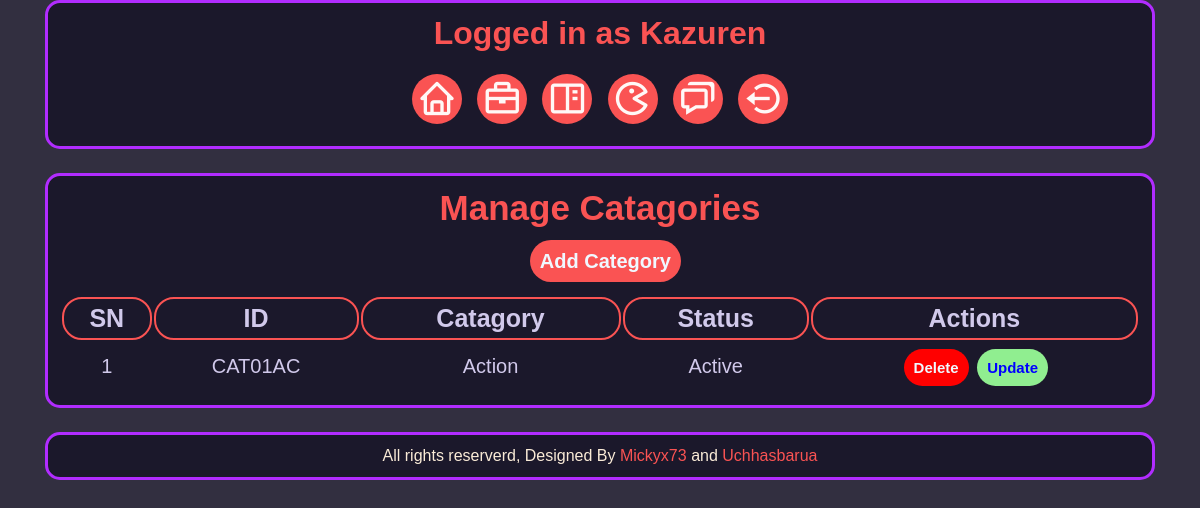
Screenshot of /admin/manage-catagory.php (signed in) with the database file from the repository.
### tables this page shows
CREATE TABLE `catagory` (
  `serial` int(11) NOT NULL,
  `catagory` varchar(100) NOT NULL,
  `cataid` varchar(100) NOT NULL,
  `status` varchar(100) NOT NULL
);

### admin/functions.php (called while the page is built, shortened)
<?php
function check_login($con)
{
	if(isset($_SESSION['user_id']))
	{
		$id = $_SESSION['user_id'];
		$query = "select * from login where id = '$id' limit 1";
		$result = mysqli_query($con,$query);
		if($result && mysqli_num_rows($result) > 0)
		{
			$user_data = mysqli_fetch_assoc($result);
			return $user_data;
		}
	}
	die;
}

### admin/manage-catagory.php (the view, shortened to what this page needs)
<?php
include("connection.php");
include("functions.php");
$user_data = check_login($con);
?>
<html>
<head>
    <link href="https://unpkg.com/boxicons@2.1.2/css/boxicons.min.css" rel="stylesheet" />
    <link rel="stylesheet" href="https://cdn.jsdelivr.net/npm/@fortawesome/fontawesome-free@6.1.2/css/fontawesome.min.css" />
    <link rel="stylesheet" href="../css/admin.css">
</head>
<body>
    <div class="menu text-align-center">
        <div class="wrapper container">
            <div class="Loggedin">
                <h1>Logged in as <?php echo $user_data['username']; ?></h1>
            </div>
            <ul>
                <li><a href="index.php"><i class="bx bx-home"></i></a></li>
                <li><a href="manage-admin.php"><i class='bx bx-briefcase'></i></a></li>
                <li><a href="manage-catagory.php"><i class='bx bx-book-content'></i></a></li>
                <li><a href="manage-games.php"><i class='bx bx-game'></i></a></li>
                <li><a href="requests.php"><i class='bx bx-chat'></i></a></li>
                <li><a href="logout.php"><i class='bx bx-log-out-circle'></i></a></li>
            </ul>
        </div>
    </div>
    <div class="main-content">
        <div class="wrapper container text-align-center">
            <h1><strong>Manage Catagories</strong></h1>
            <a href="add-catagory.php" class="btn-primary red">Add Category</a>
            <table class="tbl-full text-align-center">
                <tr>
                    <th>SN</th>
                    <th>ID</th>
                    <th>Catagory</th>
                    <th>Status</th>
                    <th>Actions</th>
                </tr>
                <?php
                $sql = "SELECT * FROM catagory";
                $res = mysqli_query($con, $sql);
                if ($res == TRUE) {
                    $rows = mysqli_num_rows($res);
                    $sn = 1;
                    if ($rows > 0) {
                        while ($rows = mysqli_fetch_assoc($res)) {
                            $id = $rows['serial'];
                            $catagory = $rows['catagory'];
                            $cataid = $rows['cataid'];
                            $status = $rows['status'];
                ?>
                            <tr>
                                <td><?php echo $sn++; ?></td>
                                <td><?php echo $cataid; ?></td>
                                <td><?php echo $catagory; ?></td>
                                <td><?php echo $status; ?></td>
                                <td>
                                    <a href="<?php siteurl; ?>delete-catagory.php <?php echo $id; ?>" class="btn-primary del">Delete</a>
                                    <a href="#" class="btn-primary gre">Update</a>
                                </td>
                            </tr>
                <?php
                        }
                    } else {
                    }
                } else {
                }
                ?>
            </table>
        </div>
    </div>
    <div class="footer">
        <div class="wrapper container text-align-center">
            <p>All rights reserverd, Designed By <a href="https://github.com/Mickyx73">Mickyx73</a> and <a href="https://github.com/uchhasbarua">Uchhasbarua</a> </p>
        </div>
    </div>
</body>
</html>

### css/admin.css (style rules this page uses)
* { margin: 0; padding: 0; font-family: Arial, Helvetica, sans-serif; }
body { background-color: #322f40; }
.text-align-center { text-align: center; }
.wrapper { border: 1px solid black; padding: 1%; width: 80%; margin: 0 auto; }
.wrapper h1 { margin-bottom: 2%; }
.container { width: 90%; border: 3px solid #b12cff; background-color: #1b182b; margin: 0 auto; padding: 1%; border-radius: 15px; margin-bottom: 2%; }
.menu ul { list-style: none; margin-top: 1%; margin-bottom: 1%; vertical-align: middle; }
.loggedin h1 { color: #fa5353; }
.menu ul li { display: inline; padding: 0.5%; }
.menu ul li a { color: rgb(255, 248, 247); text-decoration: none; }
.menu ul li a i { font-size: 40px; background-color: #fa5353; border-radius: 50%; padding: 5px; }
.main-content strong { color: #fa5353; font-size: 35px; }
.tbl-full { width: 100%; color: #d1c9eb; margin-top: 2%; }
table tr th { border: 2px solid #fa5353; font-size: 25px; margin-top: 2%; padding: 0.5%; text-align: center; border-radius: 20px; }
table tr td { font-size: 20px; padding: 1.2%; }
.main-content table tr { margin: 10px; }
.btn-primary { color: aliceblue; cursor: pointer; margin-left: 1%; padding: 1%; border: none; border-radius: 25px; font-weight: bold; padding: 10px; margin-bottom: 1%; text-decoration: none; }
.red { background-color: #fa5353; font-size: 20px; }
.del { background-color: red; font-size: 15px; }
.gre { background-color: lightgreen; font-size: 15px; color: blue; }
.footer p { color: antiquewhite; }
.footer { width: 100%; }
.footer a { text-decoration: none; color: #fa5353; }

### rows the page displays
catagory: cataid "CAT01AC", catagory "Action", status "Active"

### other values shown
$user_data['username'] "Kazuren"
